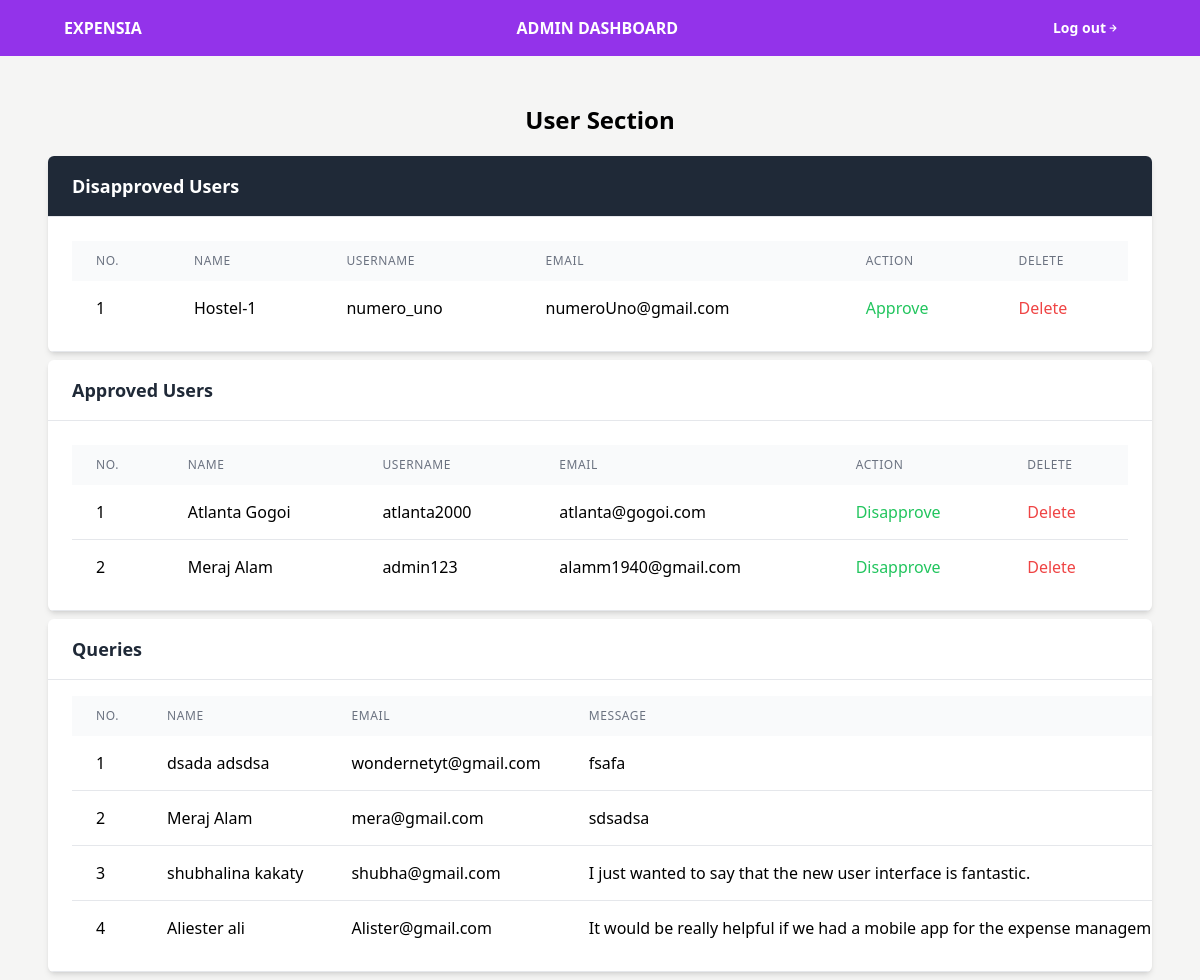
The app's page /adminDashboard.php with its own data.
### tables this page shows
CREATE TABLE `user` (
  `u_id` int(100) NOT NULL,
  `uname` varchar(100) NOT NULL,
  `username` varchar(100) NOT NULL,
  `password` varchar(100) NOT NULL,
  `email` varchar(300) NOT NULL,
  `status` varchar(3) NOT NULL,
  `profileImage` varchar(1000) NOT NULL
);

CREATE TABLE `query` (
  `q_id` int(100) NOT NULL,
  `query_person` varchar(200) NOT NULL,
  `email` varchar(200) NOT NULL,
  `message` mediumtext NOT NULL
);

### adminDashboard.php (the view, shortened to what this page needs)
<?php require_once("includes/Function.php"); ?>
<html>
<head>
  <link rel="stylesheet" href="https://unicons.iconscout.com/release/v4.0.8/css/line.css">
  <link rel="stylesheet" href="assets/css/style.css">
  <script src="https://cdn.tailwindcss.com"></script>
</head>
<body class="bg-stone-100">
    <nav id="navbar" class="bg-purple-600 fixed top-0 left-0 w-full flex items-center justify-between px-16 py-4">
            <div>
              <a href="landing.php" class="text-l font-bold text-white"> <h1> EXPENSIA </h1> </a>
            </div>
            <div>
              <a href="landing.php" class="text-l font-semibold  text-white"> <h1> ADMIN DASHBOARD </h1> </a>
            </div>
            <div >
              <a href="adminLogout.php" class="text-white text-sm font-semibold hover:text-purple-300 mr-4">Log out<i class="uil uil-arrow-right py-2"></i></a>
            </div>
          </nav>
    <div class="px-10 ">
        <h1 class="text-black text-2xl text-center font-bold mt-20 mb-5">User Section</h1>
        <div class="bg-white m-2 rounded-md shadow-md overflow-hidden">
            <div class="flex justify-between bg-gray-800 items-center px-6 py-4 border-b">
                <h2 class="text-lg font-semibold text-white">Disapproved Users</h2>
            </div>
            <div class="px-6 py-4 border-b hover:bg-gray-50">
            <div class="mt-2">
                <table class="table-auto w-full">
                  <thead class="bg-gray-50">
                    <tr>
                      <th scope="col" class="px-6 py-3 text-left text-xs font-medium text-gray-500 uppercase tracking-wider">No.</th>
                      <th scope="col" class="px-6 py-3 text-left text-xs font-medium text-gray-500 uppercase tracking-wider">Name</th>
                      <th scope="col" class="px-6 py-3 text-left text-xs font-medium text-gray-500 uppercase tracking-wider">Username</th>
                      <th scope="col" class="px-6 py-3 text-left text-xs font-medium text-gray-500 uppercase tracking-wider">Email</th>
                      <th scope="col" class="px-6 py-3 text-left text-xs font-medium text-gray-500 uppercase tracking-wider">Action</th>
                      <th scope="col" class="px-6 py-3 text-left text-xs font-medium text-gray-500 uppercase tracking-wider">Delete</th>
                    </tr>
                  </thead>
                  <tbody class="bg-white divide-y divide-gray-200">
                    <?php
                    $sql = "SELECT * FROM user WHERE status='OFF' ORDER BY u_id desc";
                    $stmt = $ConnectingDB->query($sql);
                    $Sr=0;
                    while($DataRows = $stmt->fetch()){
                        $Id = $DataRows["u_id"];
                        $UName = $DataRows["uname"];
                        $UserName = $DataRows["username"];
                        $Email = $DataRows["email"];
                        $Sr++;
                    ?>
                    <tr class="bg-white">
                      <td class="px-6 py-4 whitespace-nowrap"><?php echo htmlentities($Sr); ?></td>
                      <td class="px-6 py-4 whitespace-nowrap"><?php echo htmlentities($UName); ?></td>
                      <td class="px-6 py-4 whitespace-nowrap"><?php echo htmlentities($UserName); ?></td>
                      <td class="px-6 py-4 whitespace-nowrap"><?php echo htmlentities($Email); ?></td>
                      <td class="px-6 py-4 whitespace-nowrap">
                        <a class="text-green-500 hover:text-green-700" href="ApproveUser.php?id=<?php echo $Id?>">Approve</a>
                      </td>
                      <td class="px-6 py-4 whitespace-nowrap">
                        <a class="text-red-500 hover:text-red-700 delete-link" href="DeleteUser.php?id=<?php echo $Id?>" onclick="confirmDelete(event)">Delete</a>
                    </td>
                    </tr>
                    <?php } ?>
                  </tbody>
                </table>
        </div>
        </div>
        </div>
        <div class="bg-white m-2 rounded-md shadow-md overflow-hidden">
            <div class="flex justify-between items-center px-6 py-4 border-b">
                <h2 class="text-lg font-semibold text-gray-800">Approved Users</h2>
            </div>
            <div class="px-6 py-4 border-b hover:bg-gray-50">
            <div class="mt-2">
                <table class="table-auto w-full">
                  <thead class="bg-gray-50">
                    <tr>
                      <th scope="col" class="px-6 py-3 text-left text-xs font-medium text-gray-500 uppercase tracking-wider">No.</th>
                      <th scope="col" class="px-6 py-3 text-left text-xs font-medium text-gray-500 uppercase tracking-wider">Name</th>
                      <th scope="col" class="px-6 py-3 text-left text-xs font-medium text-gray-500 uppercase tracking-wider">Username</th>
                      <th scope="col" class="px-6 py-3 text-left text-xs font-medium text-gray-500 uppercase tracking-wider">Email</th>
                      <th scope="col" class="px-6 py-3 text-left text-xs font-medium text-gray-500 uppercase tracking-wider">Action</th>
                      <th scope="col" class="px-6 py-3 text-left text-xs font-medium text-gray-500 uppercase tracking-wider">Delete</th>
                    </tr>
                  </thead>
                  <tbody class="bg-white divide-y divide-gray-200">
                    <?php
                    $sql = "SELECT * FROM user WHERE status='ON' ORDER BY u_id desc";
                    $stmt = $ConnectingDB->query($sql);
                    $Sr=0;
                    while($DataRows = $stmt->fetch()){
                        $Id = $DataRows["u_id"];
                        $UName = $DataRows["uname"];
                        $UserName = $DataRows["username"];
                        $Email = $DataRows["email"];
                        $Sr++;
                    ?>
                    <tr class="bg-white">
                      <td class="px-6 py-4 whitespace-nowrap"><?php echo htmlentities($Sr); ?></td>
                      <td class="px-6 py-4 whitespace-nowrap"><?php echo htmlentities($UName); ?></td>
                      <td class="px-6 py-4 whitespace-nowrap"><?php echo htmlentities($UserName); ?></td>
                      <td class="px-6 py-4 whitespace-nowrap"><?php echo htmlentities($Email); ?></td>
                      <td class="px-6 py-4 whitespace-nowrap">
                        <a class="text-green-500 hover:text-green-700" href="DisapproveUser.php?id=<?php echo $Id?>">Disapprove</a>
                      </td>
                      <td class="px-6 py-4 whitespace-nowrap">
                      <a class="text-red-500 hover:text-red-700 delete-link" href="DeleteUser.php?id=<?php echo $Id?>" onclick="confirmDelete(event)">Delete</a>
                    </td>
                    </tr>
                    <?php } ?>
                  </tbody>
                </table>
        </div>
        </div>
        </div>
        <div class="bg-white m-2 rounded-md shadow-md overflow-hidden">
            <div class="flex justify-between items-center px-6 py-4 border-b">
                <h2 class="text-lg font-semibold text-gray-800">Queries</h2>
            </div>
            <div class="overflow-x-auto px-6 py-4 border-b hover:bg-gray-50">
            <table class="table-auto w-full">
              <thead class="bg-gray-50">
                    <tr>
                        <th scope="col" class="px-6 py-3 text-left text-xs font-medium text-gray-500 uppercase tracking-wider">No.</th>
                        <th scope="col" class="px-6 py-3 text-left text-xs font-medium text-gray-500 uppercase tracking-wider">Name</th>
                        <th scope="col" class="px-6 py-3 text-left text-xs font-medium text-gray-500 uppercase tracking-wider">Email</th>
                        <th scope="col" class="px-6 py-3 text-left text-xs font-medium text-gray-500 uppercase tracking-wider">Message</th>
                    </tr>
                </thead>
                <tbody class="bg-white divide-y divide-gray-200">
                    <?php
                    $sql = "SELECT * FROM query ORDER BY q_id DESC";
                    $stmt = $ConnectingDB->query($sql);
                    $Sr = 0;
                    while ($DataRows = $stmt->fetch()) {
                        $Name = $DataRows["query_person"];
                        $email = $DataRows["email"];
                        $message = $DataRows["message"];
                        $Sr++;
                    ?>
                    <tr class="transition-all hover:bg-gray-50">
                        <td class="px-6 py-4 whitespace-nowrap"><?php echo htmlentities($Sr); ?></td>
                        <td class="px-6 py-4 whitespace-nowrap"><?php echo htmlentities($Name); ?></td>
                        <td class="px-6 py-4 whitespace-nowrap"><?php echo htmlentities($email); ?></td>
                        <td class="px-6 py-4 whitespace-nowrap"><?php echo htmlentities($message); ?></td>
                    </tr>
                    <?php } ?>
                </tbody>
            </table>
            </div>
        </div>
        </div>
</body>
</html>

### records on screen
user: uname "Hostel-1", username "numero_uno", email "numeroUno@gmail.com"
user: uname "Atlanta Gogoi", username "atlanta2000", email "atlanta@gogoi.com"
user: uname "Meraj Alam", username "admin123", email "alamm1940@gmail.com"
query: query_person "dsada adsdsa", email "wondernetyt@gmail.com", message "fsafa"
query: query_person "Meraj Alam", email "mera@gmail.com", message "sdsadsa"
query: query_person "shubhalina kakaty", email "shubha@gmail.com", message "I just wanted to say that the new user interface is fantastic."
query: query_person "Aliester ali", email "Alister@gmail.com", message "It would be really helpful if we had a mobile app for the expense…"
